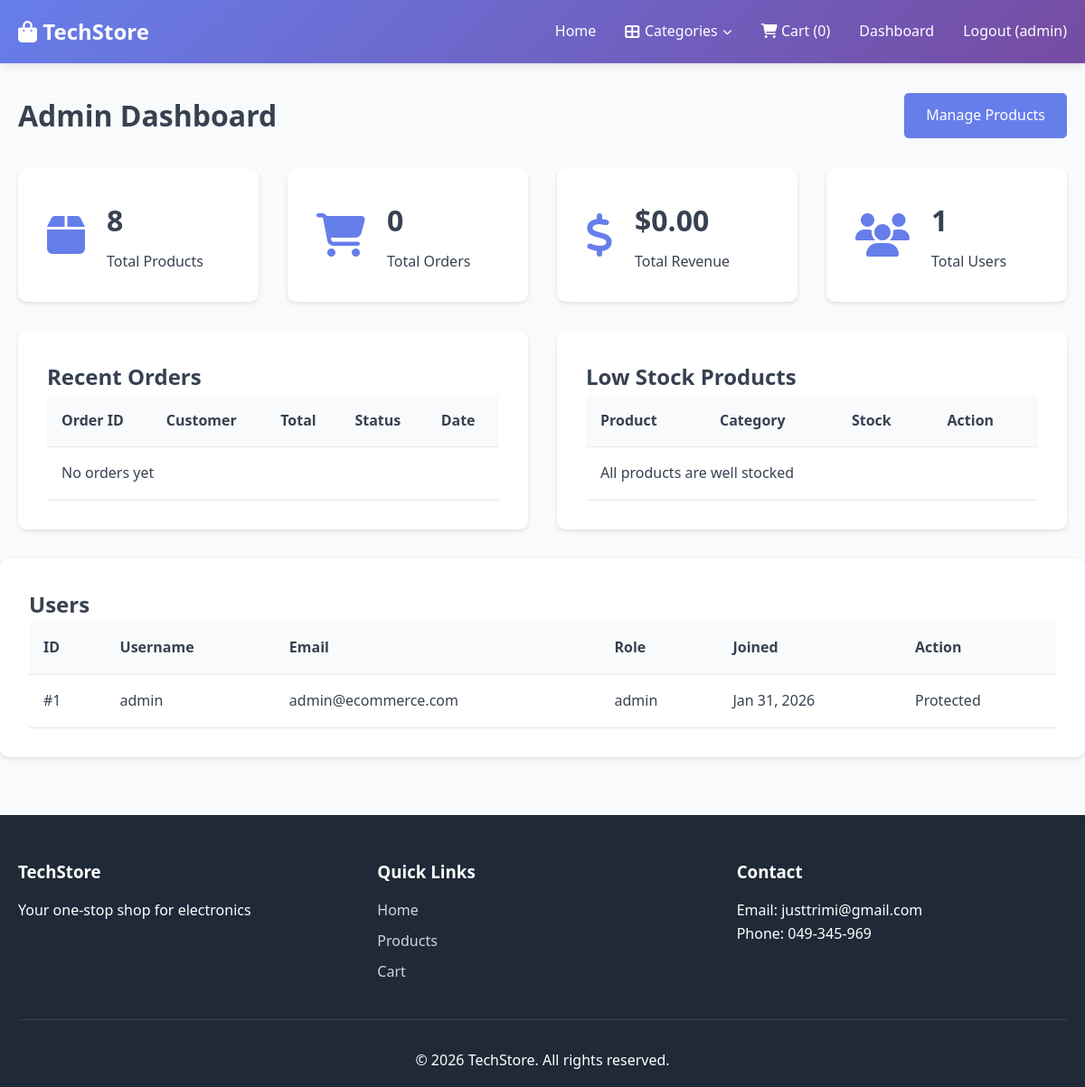
Page /admin/dashboard.php (signed in) on the committed database.
### tables this page shows
CREATE TABLE IF NOT EXISTS users (
    id INT AUTO_INCREMENT PRIMARY KEY,
    username VARCHAR(100) NOT NULL UNIQUE,
    email VARCHAR(255) NOT NULL UNIQUE,
    password VARCHAR(255) NOT NULL,
    role VARCHAR(50) DEFAULT 'customer',
    date_of_birth DATE NULL,
    address VARCHAR(255) NULL,
    city VARCHAR(100) NULL,
    zip_code VARCHAR(20) NULL,
    gender VARCHAR(20) NULL,
    created_at TIMESTAMP DEFAULT CURRENT_TIMESTAMP
);

### includes/functions.php (called while the page is built, shortened)
<?php
function formatPrice($price) {
    return '$' . number_format($price, 2);
}

### admin/dashboard.php (the view, shortened to what this page needs)
<?php
require_once '../includes/functions.php';
$database = new Database();
$conn = $database->getConnection();
$stats = [
    'total_products' => $conn->query("SELECT COUNT(*) FROM products")->fetchColumn(),
    'total_orders' => $conn->query("SELECT COUNT(*) FROM orders")->fetchColumn(),
    'total_revenue' => $conn->query("SELECT COALESCE(SUM(total), 0) FROM orders WHERE status = 'completed'")->fetchColumn(),
    'total_users' => $conn->query("SELECT COUNT(*) FROM users")->fetchColumn()
];
$recentOrders = $conn->query("SELECT o.*, u.username FROM orders o LEFT JOIN users u ON o.user_id = u.id ORDER BY o.created_at DESC LIMIT 5")->fetchAll();
$lowStockProducts = $conn->query("SELECT * FROM products WHERE stock < 5 ORDER BY stock ASC LIMIT 5")->fetchAll();
$users = $conn->query("SELECT id, username, email, role, created_at FROM users ORDER BY created_at DESC LIMIT 20")->fetchAll();
include '../includes/header.php';
?>
<div class="container">
    <div class="dashboard-header">
        <h1>Admin Dashboard</h1>
        <a href="products.php" class="btn btn-primary">Manage Products</a>
    </div>
    <div class="stats-grid">
        <div class="stat-card">
            <div class="stat-icon"><i class="fas fa-box"></i></div>
            <div class="stat-info">
                <h3><?php echo $stats['total_products']; ?></h3>
                <p>Total Products</p>
            </div>
        </div>
        <div class="stat-card">
            <div class="stat-icon"><i class="fas fa-shopping-cart"></i></div>
            <div class="stat-info">
                <h3><?php echo $stats['total_orders']; ?></h3>
                <p>Total Orders</p>
            </div>
        </div>
        <div class="stat-card">
            <div class="stat-icon"><i class="fas fa-dollar-sign"></i></div>
            <div class="stat-info">
                <h3><?php echo formatPrice($stats['total_revenue']); ?></h3>
                <p>Total Revenue</p>
            </div>
        </div>
        <div class="stat-card">
            <div class="stat-icon"><i class="fas fa-users"></i></div>
            <div class="stat-info">
                <h3><?php echo $stats['total_users']; ?></h3>
                <p>Total Users</p>
            </div>
        </div>
    </div>
    <div class="dashboard-grid">
        <div class="dashboard-section">
            <h2>Recent Orders</h2>
            <table class="admin-table">
                <thead>
                    <tr>
                        <th>Order ID</th>
                        <th>Customer</th>
                        <th>Total</th>
                        <th>Status</th>
                        <th>Date</th>
                    </tr>
                </thead>
                <tbody>
                    <?php if (empty($recentOrders)): ?>
                        <tr>
                            <td colspan="5">No orders yet</td>
                        </tr>
                    <?php endif; ?>
                </tbody>
            </table>
        </div>
        <div class="dashboard-section">
            <h2>Low Stock Products</h2>
            <table class="admin-table">
                <thead>
                    <tr>
                        <th>Product</th>
                        <th>Category</th>
                        <th>Stock</th>
                        <th>Action</th>
                    </tr>
                </thead>
                <tbody>
                    <?php if (empty($lowStockProducts)): ?>
                        <tr>
                            <td colspan="4">All products are well stocked</td>
                        </tr>
                    <?php endif; ?>
                </tbody>
            </table>
        </div>
    </div>
</div>
    <div class="dashboard-grid">
        <div class="dashboard-section" style="grid-column: 1 / -1;">
            <h2>Users</h2>
            <table class="admin-table">
                <thead>
                    <tr>
                        <th>ID</th>
                        <th>Username</th>
                        <th>Email</th>
                        <th>Role</th>
                        <th>Joined</th>
                        <th>Action</th>
                    </tr>
                </thead>
                <tbody>
                    <?php if (empty($users)): ?>
                        <tr>
                            <td colspan="6">No users found</td>
                        </tr>
                    <?php else: ?>
                        <?php foreach ($users as $user): ?>
                            <tr>
                                <td>#<?php echo $user['id']; ?></td>
                                <td><?php echo htmlspecialchars($user['username']); ?></td>
                                <td><?php echo htmlspecialchars($user['email']); ?></td>
                                <td><?php echo htmlspecialchars($user['role']); ?></td>
                                <td><?php echo date('M d, Y', strtotime($user['created_at'])); ?></td>
                                <td>
                                    <?php if ($user['role'] !== 'admin'): ?>
                                        <a href="delete_user.php?id=<?php echo $user['id']; ?>" class="btn btn-sm btn-danger" onclick="return confirm('Delete user <?php echo htmlspecialchars($user['username']); ?>? This cannot be undone.');">Delete</a>
                                    <?php else: ?>
                                        <span class="text-muted">Protected</span>
                                    <?php endif; ?>
                                </td>
                            </tr>
                        <?php endforeach; ?>
                    <?php endif; ?>
                </tbody>
            </table>
        </div>
    </div>
<?php include '../includes/footer.php'; ?>

### assets/css/style.css (style rules this page uses)
* { margin: 0; padding: 0; box-sizing: border-box; }
:root { --primary-color: #667eea; --secondary-color: #764ba2; --success-color: #10b981; --danger-color: #ef4444; --warning-color: #f59e0b; --dark-color: #1f2937; --light-color: #f9fafb; --border-color: #e5e7eb; --text-color: #374151; --text-light: #6b7280; }
body { font-family: 'Segoe UI', Tahoma, Geneva, Verdana, sans-serif; line-height: 1.6; color: var(--text-color); background-color: var(--light-color); }
.container { max-width: 1200px; margin: 0 auto; padding: 0 20px; }
.btn { display: inline-block; padding: 0.75rem 1.5rem; background: var(--primary-color); color: white; text-decoration: none; border: none; border-radius: 5px; cursor: pointer; font-size: 1rem; transition: all 0.3s; }
.btn-primary { background: var(--primary-color); }
.dashboard-header { display: flex; justify-content: space-between; align-items: center; margin: 2rem 0; }
.stats-grid { display: grid; grid-template-columns: repeat(auto-fit, minmax(250px, 1fr)); gap: 2rem; margin: 2rem 0; }
.stat-card { background: white; padding: 2rem; border-radius: 10px; box-shadow: 0 2px 5px rgba(0,0,0,0.1); display: flex; align-items: center; gap: 1.5rem; }
.stat-icon { font-size: 3rem; color: var(--primary-color); }
.stat-info h3 { font-size: 2rem; margin-bottom: 0.5rem; }
.dashboard-grid { display: grid; grid-template-columns: 1fr 1fr; gap: 2rem; margin: 2rem 0; }
.dashboard-section { background: white; padding: 2rem; border-radius: 10px; box-shadow: 0 2px 5px rgba(0,0,0,0.1); }
.admin-table { width: 100%; border-collapse: collapse; }
.admin-table th, .admin-table td { padding: 1rem; text-align: left; border-bottom: 1px solid var(--border-color); }
.admin-table th { background: var(--light-color); font-weight: bold; }

### rows in the picture
users: id "1", username "admin", email "admin@ecommerce.com", role "admin", created_at "Jan 31, 2026", shows "Protected"

### other values in the picture
getCartCount() "0"
$_SESSION['username'] "admin"
$stats['total_products'] "8"
$stats['total_orders'] "0"
formatPrice($stats['total_revenue']) "$0.00"
$stats['total_users'] "1"
